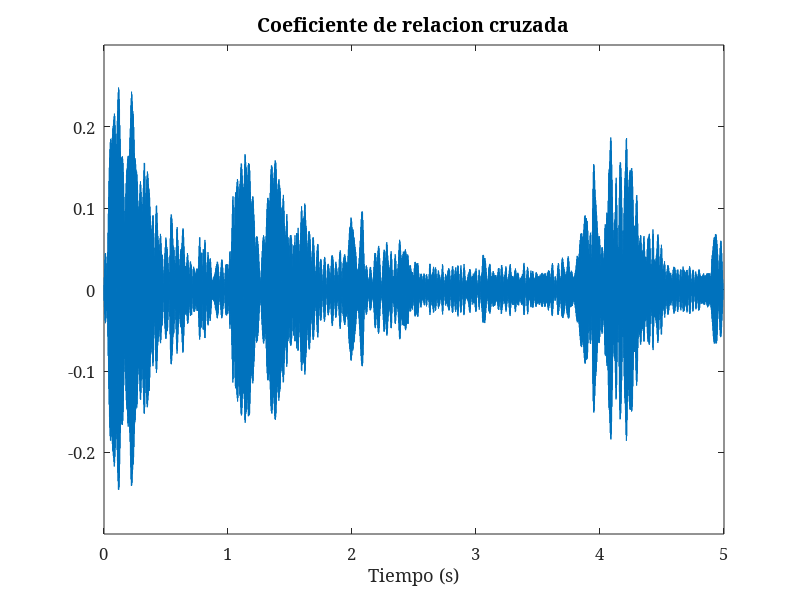

This chart was generated by the following MATLAB code:
Fs = 8000;

y1 = load('voice1s.txt');  
y1 = y1 - mean(y1); 
N  = length(y1);
Ty1 = fft(y1,N)/N;

y2 = load('voice1s.txt');  
y2 = y2 - mean(y2); 
N  = length(y2); 
Ty2 = fft(y2,N)/N;

Ty1y2 = Ty1.*Ty2;

y1y2 = ifft(Ty1.*Ty2,N)*N*N;
t = (1:N)/Fs;

plot(t,y1y2)
xlim([0 5])
ylim([-0.3 0.3])
set(gca,'FontSize',12,'FontName','Cambria');
xlabel('Tiempo (s)')
title('Coeficiente de relacion cruzada','FontSize',14)
